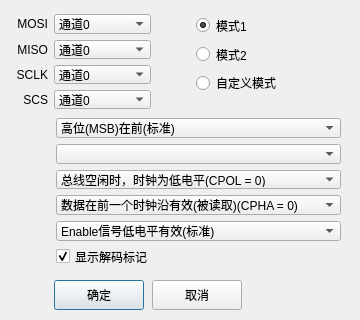
<?xml version="1.0" encoding="UTF-8"?>
<ui version="4.0">
 <class>DialogSPISetting</class>
 <widget class="QDialog" name="DialogSPISetting">
  <property name="geometry">
   <rect>
    <x>0</x>
    <y>0</y>
    <width>360</width>
    <height>320</height>
   </rect>
  </property>
  <property name="windowTitle">
   <string>SPI数据采集设置</string>
  </property>
  <widget class="QWidget" name="layoutWidget">
   <property name="geometry">
    <rect>
     <x>16</x>
     <y>14</y>
     <width>135</width>
     <height>95</height>
    </rect>
   </property>
   <layout class="QGridLayout" name="gridLayout" columnstretch="0,1" columnminimumwidth="0,0">
    <item row="0" column="1">
     <widget class="QComboBox" name="comboBox_1">
      <property name="maxVisibleItems">
       <number>50</number>
      </property>
      <item>
       <property name="text">
        <string>通道0</string>
       </property>
      </item>
      <item>
       <property name="text">
        <string>通道1</string>
       </property>
      </item>
      <item>
       <property name="text">
        <string>通道2</string>
       </property>
      </item>
      <item>
       <property name="text">
        <string>通道3</string>
       </property>
      </item>
      <item>
       <property name="text">
        <string>通道4</string>
       </property>
      </item>
      <item>
       <property name="text">
        <string>通道5</string>
       </property>
      </item>
      <item>
       <property name="text">
        <string>通道6</string>
       </property>
      </item>
      <item>
       <property name="text">
        <string>通道7</string>
       </property>
      </item>
      <item>
       <property name="text">
        <string>通道8</string>
       </property>
      </item>
      <item>
       <property name="text">
        <string>通道9</string>
       </property>
      </item>
      <item>
       <property name="text">
        <string>通道10</string>
       </property>
      </item>
      <item>
       <property name="text">
        <string>通道11</string>
       </property>
      </item>
      <item>
       <property name="text">
        <string>通道12</string>
       </property>
      </item>
      <item>
       <property name="text">
        <string>通道13</string>
       </property>
      </item>
      <item>
       <property name="text">
        <string>通道14</string>
       </property>
      </item>
      <item>
       <property name="text">
        <string>通道15</string>
       </property>
      </item>
     </widget>
    </item>
    <item row="1" column="0">
     <widget class="QLabel" name="label_2">
      <property name="text">
       <string>MISO</string>
      </property>
      <property name="alignment">
       <set>Qt::AlignmentFlag::AlignRight|Qt::AlignmentFlag::AlignTrailing|Qt::AlignmentFlag::AlignVCenter</set>
      </property>
     </widget>
    </item>
    <item row="1" column="1">
     <widget class="QComboBox" name="comboBox_2">
      <property name="maxVisibleItems">
       <number>50</number>
      </property>
      <item>
       <property name="text">
        <string>通道0</string>
       </property>
      </item>
      <item>
       <property name="text">
        <string>通道1</string>
       </property>
      </item>
      <item>
       <property name="text">
        <string>通道2</string>
       </property>
      </item>
      <item>
       <property name="text">
        <string>通道3</string>
       </property>
      </item>
      <item>
       <property name="text">
        <string>通道4</string>
       </property>
      </item>
      <item>
       <property name="text">
        <string>通道5</string>
       </property>
      </item>
      <item>
       <property name="text">
        <string>通道6</string>
       </property>
      </item>
      <item>
       <property name="text">
        <string>通道7</string>
       </property>
      </item>
      <item>
       <property name="text">
        <string>通道8</string>
       </property>
      </item>
      <item>
       <property name="text">
        <string>通道9</string>
       </property>
      </item>
      <item>
       <property name="text">
        <string>通道10</string>
       </property>
      </item>
      <item>
       <property name="text">
        <string>通道11</string>
       </property>
      </item>
      <item>
       <property name="text">
        <string>通道12</string>
       </property>
      </item>
      <item>
       <property name="text">
        <string>通道13</string>
       </property>
      </item>
      <item>
       <property name="text">
        <string>通道14</string>
       </property>
      </item>
      <item>
       <property name="text">
        <string>通道15</string>
       </property>
      </item>
     </widget>
    </item>
    <item row="2" column="0">
     <widget class="QLabel" name="label_3">
      <property name="text">
       <string>SCLK</string>
      </property>
      <property name="alignment">
       <set>Qt::AlignmentFlag::AlignRight|Qt::AlignmentFlag::AlignTrailing|Qt::AlignmentFlag::AlignVCenter</set>
      </property>
     </widget>
    </item>
    <item row="2" column="1">
     <widget class="QComboBox" name="comboBox_3">
      <property name="maxVisibleItems">
       <number>50</number>
      </property>
      <item>
       <property name="text">
        <string>通道0</string>
       </property>
      </item>
      <item>
       <property name="text">
        <string>通道1</string>
       </property>
      </item>
      <item>
       <property name="text">
        <string>通道2</string>
       </property>
      </item>
      <item>
       <property name="text">
        <string>通道3</string>
       </property>
      </item>
      <item>
       <property name="text">
        <string>通道4</string>
       </property>
      </item>
      <item>
       <property name="text">
        <string>通道5</string>
       </property>
      </item>
      <item>
       <property name="text">
        <string>通道6</string>
       </property>
      </item>
      <item>
       <property name="text">
        <string>通道7</string>
       </property>
      </item>
      <item>
       <property name="text">
        <string>通道8</string>
       </property>
      </item>
      <item>
       <property name="text">
        <string>通道9</string>
       </property>
      </item>
      <item>
       <property name="text">
        <string>通道10</string>
       </property>
      </item>
      <item>
       <property name="text">
        <string>通道11</string>
       </property>
      </item>
      <item>
       <property name="text">
        <string>通道12</string>
       </property>
      </item>
      <item>
       <property name="text">
        <string>通道13</string>
       </property>
      </item>
      <item>
       <property name="text">
        <string>通道14</string>
       </property>
      </item>
      <item>
       <property name="text">
        <string>通道15</string>
       </property>
      </item>
     </widget>
    </item>
    <item row="3" column="0">
     <widget class="QLabel" name="label_4">
      <property name="text">
       <string>SCS</string>
      </property>
      <property name="alignment">
       <set>Qt::AlignmentFlag::AlignRight|Qt::AlignmentFlag::AlignTrailing|Qt::AlignmentFlag::AlignVCenter</set>
      </property>
     </widget>
    </item>
    <item row="3" column="1">
     <widget class="QComboBox" name="comboBox_4">
      <property name="maxVisibleItems">
       <number>50</number>
      </property>
      <item>
       <property name="text">
        <string>通道0</string>
       </property>
      </item>
      <item>
       <property name="text">
        <string>通道1</string>
       </property>
      </item>
      <item>
       <property name="text">
        <string>通道2</string>
       </property>
      </item>
      <item>
       <property name="text">
        <string>通道3</string>
       </property>
      </item>
      <item>
       <property name="text">
        <string>通道4</string>
       </property>
      </item>
      <item>
       <property name="text">
        <string>通道5</string>
       </property>
      </item>
      <item>
       <property name="text">
        <string>通道6</string>
       </property>
      </item>
      <item>
       <property name="text">
        <string>通道7</string>
       </property>
      </item>
      <item>
       <property name="text">
        <string>通道8</string>
       </property>
      </item>
      <item>
       <property name="text">
        <string>通道9</string>
       </property>
      </item>
      <item>
       <property name="text">
        <string>通道10</string>
       </property>
      </item>
      <item>
       <property name="text">
        <string>通道11</string>
       </property>
      </item>
      <item>
       <property name="text">
        <string>通道12</string>
       </property>
      </item>
      <item>
       <property name="text">
        <string>通道13</string>
       </property>
      </item>
      <item>
       <property name="text">
        <string>通道14</string>
       </property>
      </item>
      <item>
       <property name="text">
        <string>通道15</string>
       </property>
      </item>
     </widget>
    </item>
    <item row="0" column="0">
     <widget class="QLabel" name="label">
      <property name="text">
       <string>MOSI</string>
      </property>
      <property name="alignment">
       <set>Qt::AlignmentFlag::AlignRight|Qt::AlignmentFlag::AlignTrailing|Qt::AlignmentFlag::AlignVCenter</set>
      </property>
     </widget>
    </item>
   </layout>
  </widget>
  <widget class="QWidget" name="layoutWidget">
   <property name="geometry">
    <rect>
     <x>196</x>
     <y>14</y>
     <width>135</width>
     <height>80</height>
    </rect>
   </property>
   <layout class="QVBoxLayout" name="verticalLayout">
    <item>
     <widget class="QRadioButton" name="radioButton1">
      <property name="text">
       <string>模式1</string>
      </property>
      <property name="checked">
       <bool>true</bool>
      </property>
      <attribute name="buttonGroup">
       <string notr="true">buttonGroup</string>
      </attribute>
     </widget>
    </item>
    <item>
     <widget class="QRadioButton" name="radioButton2">
      <property name="text">
       <string>模式2</string>
      </property>
      <attribute name="buttonGroup">
       <string notr="true">buttonGroup</string>
      </attribute>
     </widget>
    </item>
    <item>
     <widget class="QRadioButton" name="radioButton3">
      <property name="text">
       <string>自定义模式</string>
      </property>
      <attribute name="buttonGroup">
       <string notr="true">buttonGroup</string>
      </attribute>
     </widget>
    </item>
   </layout>
  </widget>
  <widget class="QPushButton" name="pushButtonOK">
   <property name="geometry">
    <rect>
     <x>54</x>
     <y>280</y>
     <width>90</width>
     <height>30</height>
    </rect>
   </property>
   <property name="text">
    <string>确定</string>
   </property>
  </widget>
  <widget class="QPushButton" name="pushButtonCancel">
   <property name="geometry">
    <rect>
     <x>152</x>
     <y>280</y>
     <width>90</width>
     <height>30</height>
    </rect>
   </property>
   <property name="text">
    <string>取消</string>
   </property>
  </widget>
  <widget class="QWidget" name="layoutWidget">
   <property name="geometry">
    <rect>
     <x>56</x>
     <y>118</y>
     <width>285</width>
     <height>148</height>
    </rect>
   </property>
   <layout class="QVBoxLayout" name="verticalLayout_2">
    <item>
     <widget class="QComboBox" name="comboBox_5">
      <item>
       <property name="text">
        <string>高位(MSB)在前(标准)</string>
       </property>
      </item>
      <item>
       <property name="text">
        <string>低位(LSB)在前</string>
       </property>
      </item>
     </widget>
    </item>
    <item>
     <widget class="QComboBox" name="comboBox_6">
      <property name="maxVisibleItems">
       <number>30</number>
      </property>
     </widget>
    </item>
    <item>
     <widget class="QComboBox" name="comboBox_7">
      <item>
       <property name="text">
        <string>总线空闲时，时钟为低电平(CPOL = 0)</string>
       </property>
      </item>
      <item>
       <property name="text">
        <string>总线空闲时，时钟为高电平(CPOL = 1)</string>
       </property>
      </item>
     </widget>
    </item>
    <item>
     <widget class="QComboBox" name="comboBox_8">
      <item>
       <property name="text">
        <string>数据在前一个时钟沿有效(被读取)(CPHA = 0)</string>
       </property>
      </item>
      <item>
       <property name="text">
        <string>数据在后一个时钟沿有效(被读取)(CPHA = 1)</string>
       </property>
      </item>
     </widget>
    </item>
    <item>
     <widget class="QComboBox" name="comboBox_9">
      <item>
       <property name="text">
        <string>Enable信号低电平有效(标准)</string>
       </property>
      </item>
      <item>
       <property name="text">
        <string>Enable信号高电平有效</string>
       </property>
      </item>
     </widget>
    </item>
    <item>
     <widget class="QCheckBox" name="checkBox">
      <property name="text">
       <string>显示解码标记</string>
      </property>
      <property name="checked">
       <bool>true</bool>
      </property>
     </widget>
    </item>
   </layout>
  </widget>
 </widget>
 <resources/>
 <connections/>
 <buttongroups>
  <buttongroup name="buttonGroup"/>
 </buttongroups>
</ui>
